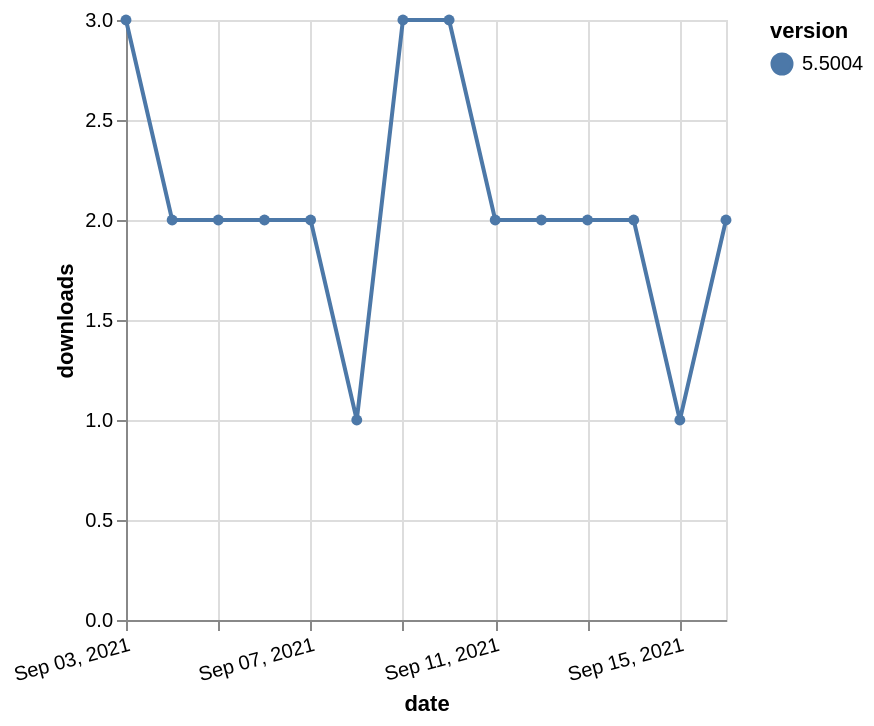

Here is the Vega-Lite specification saved for this chart:
### Vega-Lite specification from a JSON file in a GitHub repository (floating-point values rounded to 4 significant figures)
{"$schema": "https://vega.github.io/schema/vega-lite/v5.json", "description": "A simple bar chart with embedded data.", "data": {"values": [{"date": "2021-09-03", "total": 3557, "delta": 3, "version": "5.5004"}, {"date": "2021-09-04", "total": 3559, "delta": 2, "version": "5.5004"}, {"date": "2021-09-05", "total": 3561, "delta": 2, "version": "5.5004"}, {"date": "2021-09-06", "total": 3563, "delta": 2, "version": "5.5004"}, {"date": "2021-09-07", "total": 3565, "delta": 2, "version": "5.5004"}, {"date": "2021-09-08", "total": 3566, "delta": 1, "version": "5.5004"}, {"date": "2021-09-09", "total": 3569, "delta": 3, "version": "5.5004"}, {"date": "2021-09-10", "total": 3572, "delta": 3, "version": "5.5004"}, {"date": "2021-09-11", "total": 3574, "delta": 2, "version": "5.5004"}, {"date": "2021-09-12", "total": 3576, "delta": 2, "version": "5.5004"}, {"date": "2021-09-13", "total": 3578, "delta": 2, "version": "5.5004"}, {"date": "2021-09-14", "total": 3580, "delta": 2, "version": "5.5004"}, {"date": "2021-09-15", "total": 3581, "delta": 1, "version": "5.5004"}, {"date": "2021-09-16", "total": 3583, "delta": 2, "version": "5.5004"}]}, "width": "container", "mark": {"type": "line", "point": {"filled": true}}, "encoding": {"x": {"field": "date", "type": "temporal", "timeUnit": "yearmonthdate", "title": "date", "axis": {"labelAngle": -15}}, "y": {"field": "delta", "type": "quantitative", "title": "downloads"}, "color": {"field": "version", "type": "nominal"}, "tooltip": {"field": "delta"}}}
